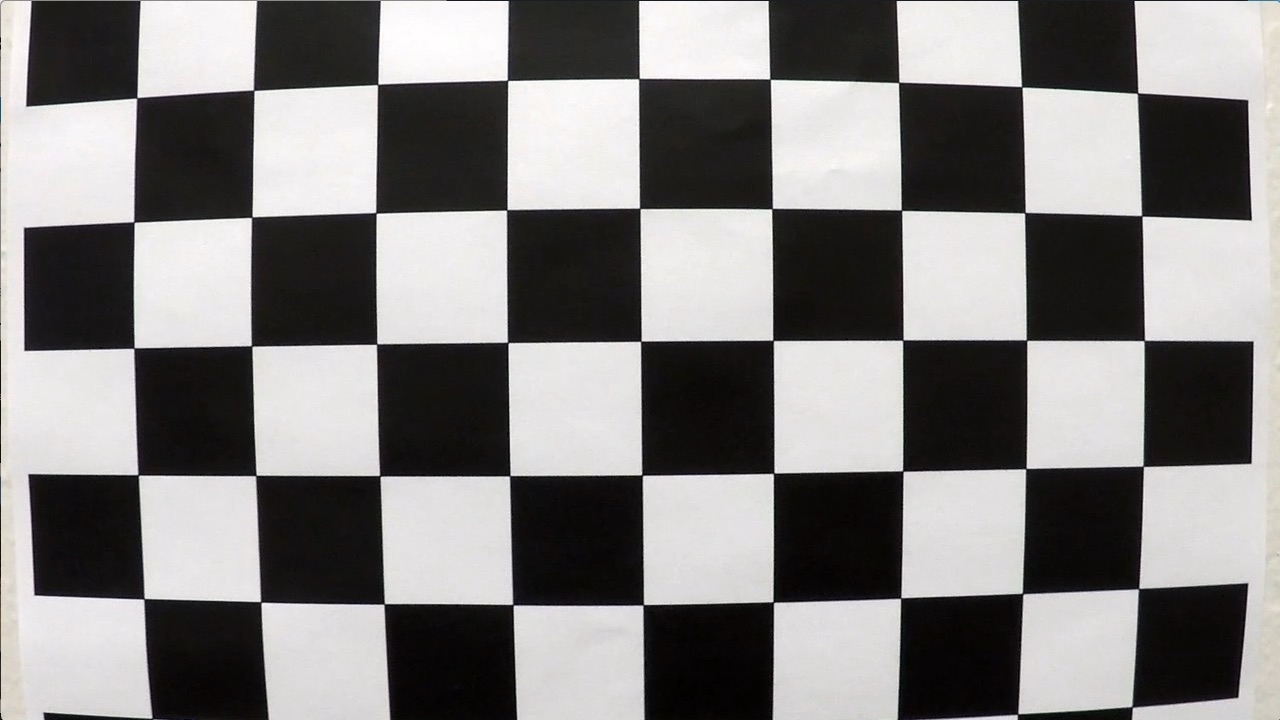
#> input picture camera_cal/calibration1.jpg, 1280 x 720 px
$ python -i threshold.py   (imports and definitions only)   (older library calls are emulated)
#> lines starting #> are read from the running program, lines starting #| are printed output that depends on the picture; after the words box and inside, x2 and y2 are one past the last pixel; in counts of white or black regions, pixels touching at a corner belong together
import numpy as np
import cv2
import matplotlib.pyplot as plt
import matplotlib.image as mpimg
import os

class ThresholdUtil:
    def abs_sobel_thresh(self, img, orient='x', sobel_kernel=3, thresh=(0, 255)):
        gray = cv2.cvtColor(img, cv2.COLOR_RGB2GRAY)
        abs_sobel = None
        if (orient == 'x'):
            abs_sobel = np.absolute(cv2.Sobel(gray, cv2.CV_64F, 1, 0, ksize = sobel_kernel))
        elif (orient == 'y'):
            abs_sobel = np.absolute(cv2.Sobel(gray, cv2.CV_64F, 0, 1, ksize = sobel_kernel))
        scaled_sobel = np.uint8(255*abs_sobel/np.max(abs_sobel))
        sxbinary = np.zeros_like(scaled_sobel)
        sxbinary[(scaled_sobel >= thresh[0]) & (scaled_sobel <= thresh[1])] = 1
        return sxbinary

    # Define a function that applies Sobel x and y,
    # then computes the magnitude of the gradient
    # and applies a threshold
    def mag_thresh(self, img, sobel_kernel=3, mag_thresh=(0, 255)):
        # Apply the following steps to img
        # 1) Convert to grayscale
        # 2) Take the gradient in x and y separately
        # 3) Calculate the magnitude
        # 4) Scale to 8-bit (0 - 255) and convert to type = np.uint8
        # 5) Create a binary mask where mag thresholds are met
        # 6) Return this mask as your binary_output image
        gray = cv2.cvtColor(img, cv2.COLOR_RGB2GRAY)
        abs_sobelx = cv2.Sobel(gray, cv2.CV_64F, 1, 0, ksize = sobel_kernel)
        abs_sobely = cv2.Sobel(gray, cv2.CV_64F, 0, 1, ksize = sobel_kernel)
        abs_sobel = np.absolute(np.sqrt(abs_sobelx ** 2 + abs_sobely ** 2))
        scaled_sobel = np.uint8(255*abs_sobel/np.max(abs_sobel))
        sxbinary = np.zeros_like(scaled_sobel)
        sxbinary[(scaled_sobel >= mag_thresh[0]) & (scaled_sobel <= mag_thresh[1])] = 1
        return sxbinary

    # Define a function that applies Sobel x and y,
    # then computes the direction of the gradient
    # and applies a threshold.
    def dir_threshold(self, img, sobel_kernel=3, thresh=(0, np.pi/2)):

        # Apply the following steps to img
        # 1) Convert to grayscale
        # 2) Take the gradient in x and y separately
        # 3) Take the absolute value of the x and y gradients
        # 4) Use np.arctan2(abs_sobely, abs_sobelx) to calculate the direction of the gradient
        # 5) Create a binary mask where direction thresholds are met
        # 6) Return this mask as your binary_output image
        gray = cv2.cvtColor(img, cv2.COLOR_RGB2GRAY)
        abs_sobelx = np.absolute(cv2.Sobel(gray, cv2.CV_64F, 1, 0, ksize = sobel_kernel))
        abs_sobely = np.absolute(cv2.Sobel(gray, cv2.CV_64F, 0, 1, ksize = sobel_kernel))
        #abs_sobel = np.absolute(np.sqrt(abs_sobelx ** 2 + abs_sobely ** 2))
        sobel_arctan2 = np.arctan2(abs_sobely, abs_sobelx)
        sxbinary = np.zeros_like(sobel_arctan2)
        sxbinary[(sobel_arctan2 >= thresh[0]) & (sobel_arctan2 <= thresh[1])] = 1
        return sxbinary

    def create_combined_thresh(self, image):
        # Choose a Sobel kernel size
        ksize = 15
        # Apply each of the thresholding functions
        gradx = self.abs_sobel_thresh(image, orient='x', sobel_kernel=29, thresh=(20, 255))
        grady = self.abs_sobel_thresh(image, orient='y', sobel_kernel=15, thresh=(30, 255))
        mag_binary = self.mag_thresh(image, sobel_kernel=15, mag_thresh=(30, 250))
        dir_binary = self.dir_threshold(image, sobel_kernel=ksize, thresh=(0.2, 1.5))

        combined = np.zeros_like(dir_binary)
        combined[((gradx ==1) & (grady == 1)) & ((dir_binary == 1) & (mag_binary == 1))] = 1
        ##combined[((gradx ==1))  & ((mag_binary == 1) & (dir_binary == 1))] = 1
        return combined

    def create_combined_color_thresh(self, image):
        # Convert to HLS color space and separate the V channel
        s_thresh=(170, 255)
        hls = cv2.cvtColor(image, cv2.COLOR_RGB2HLS).astype(np.float)
        h_channel = hls[:,:,0]
        l_channel = hls[:,:,1]
        s_channel = hls[:,:,2]

        r_channel = image[:,:,0]
        g_channel = image[:,:,1]
        b_channel = image[:,:,2]

        sobel_combined_binary = self.create_combined_thresh(image)

        # Threshold color channel
        s_binary = np.zeros_like(s_channel)
        s_binary[(s_channel >= s_thresh[0]) & (s_channel <= s_thresh[1])] = 1

        # Stack each channel to view their individual contributions in green and blue respectively
        # This returns a stack of the two binary images, whose components you can see as different colors
        # color_binary = np.dstack((np.zeros_like(sobel_combined_binary), sobel_combined_binary, s_binary))

        # Combine the two binary thresholds
        combined_binary = np.zeros_like(sobel_combined_binary)
        ## Get gray map image containing directional and color thresholds only
        combined_binary[(sobel_combined_binary == 1) | (s_binary == 1)] = 1
        return combined_binary

>>> import cv2
>>> picture = cv2.cvtColor(cv2.imread('../camera_cal/calibration1.jpg'), cv2.COLOR_BGR2RGB)
>>> result = ThresholdUtil().create_combined_color_thresh(picture)
#> in create_combined_thresh, `gradx = self.abs_sobel_thresh(image, orient='x', sobel_kernel=29, thre..`:
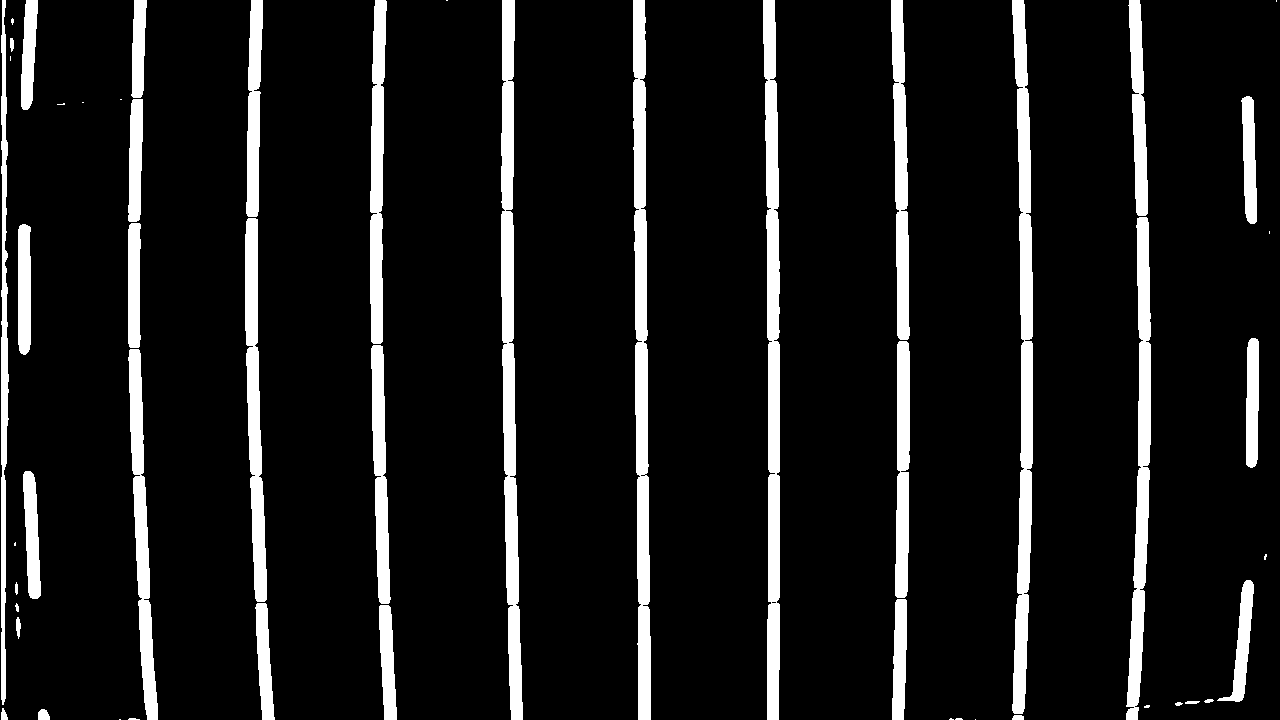
#> gradx: shape (720, 1280); values 0 (black) and 1 (white), 10% white; 52 white regions (16 under 20 px), largest, box (x1, y1, x2, y2) and area: (633, 0, 651, 720) 8803, (501, 0, 523, 720) 8785, (763, 0, 780, 720) 8703
#> in dir_threshold, `sobel_arctan2 = np.arctan2(abs_sobely, abs_sobelx)`:
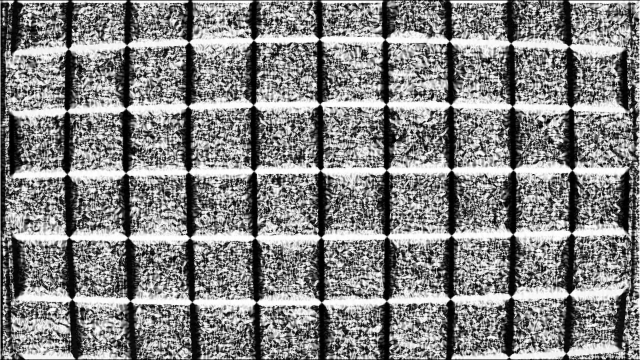
#> sobel_arctan2: shape (720, 1280) float64 (shown at 1/2 size); min 0, max 1.57, mean 0.816; drawn with min black and max white
#> in create_combined_thresh, `dir_binary = self.dir_threshold(image, sobel_kernel=ksize, thresh=(0.2..`:
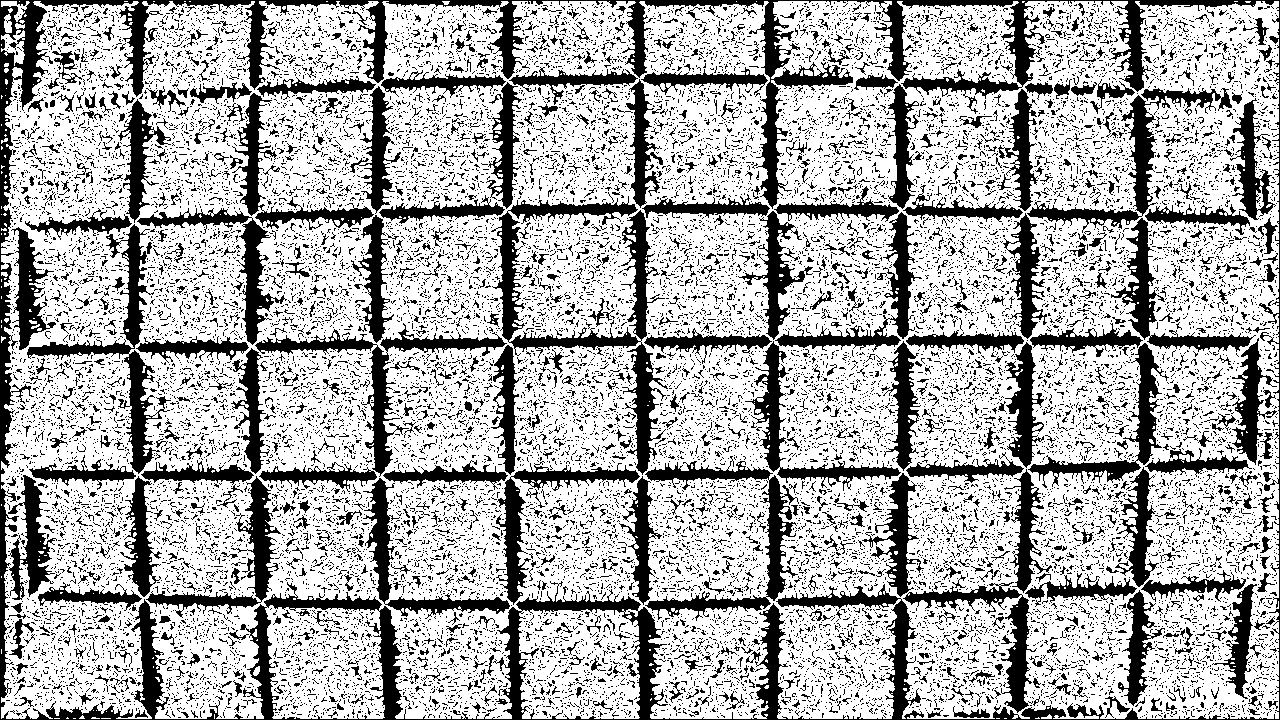
#> dir_binary: shape (720, 1280) float64; values 0 (black) and 1 (white), 68.7% white; 22818 black regions (21810 under 20 px), largest, box (x1, y1, x2, y2) and area: (0, 0, 1280, 720) 47597, (491, 196, 668, 475) 8677, (27, 224, 171, 474) 4961
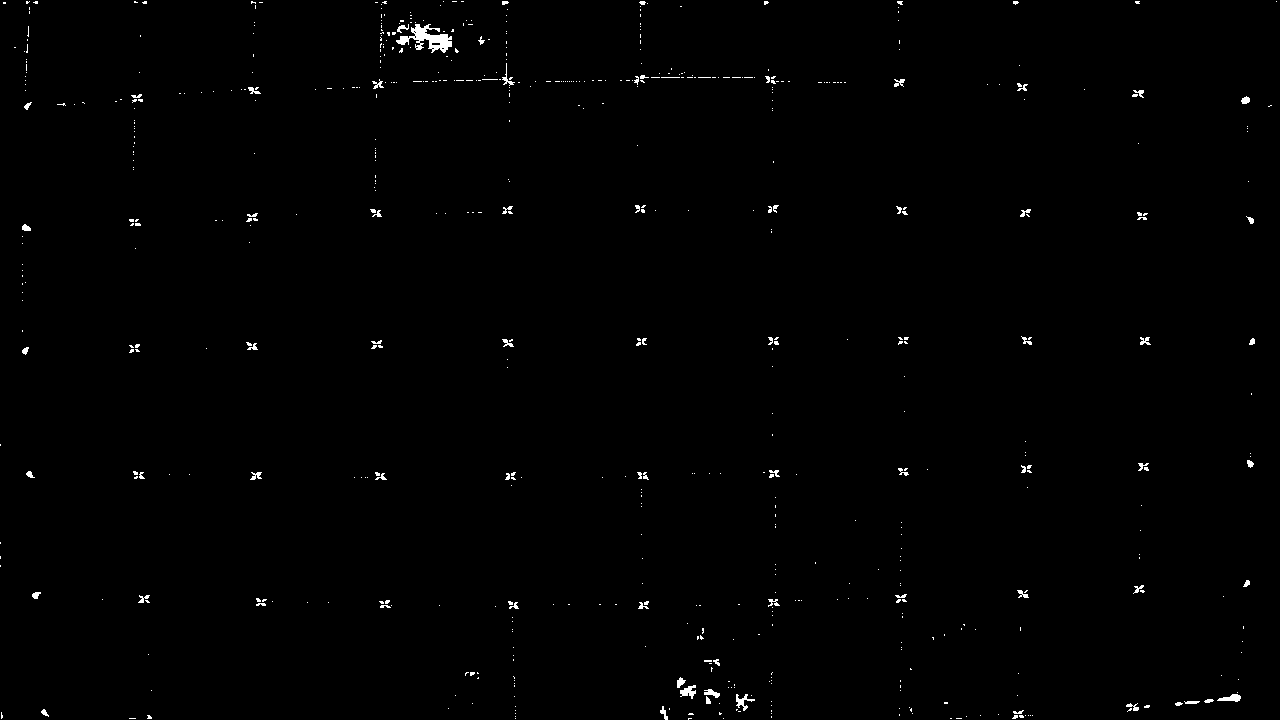
#> result: shape (720, 1280) float64; values 0 (black) and 1 (white), 0.6% white; 624 white regions (550 under 20 px), largest, box (x1, y1, x2, y2) and area: (396, 24, 452, 53) 703, (680, 685, 696, 699) 124, (736, 694, 755, 711) 120

$ run again, on camera_cal/calibration10.jpg
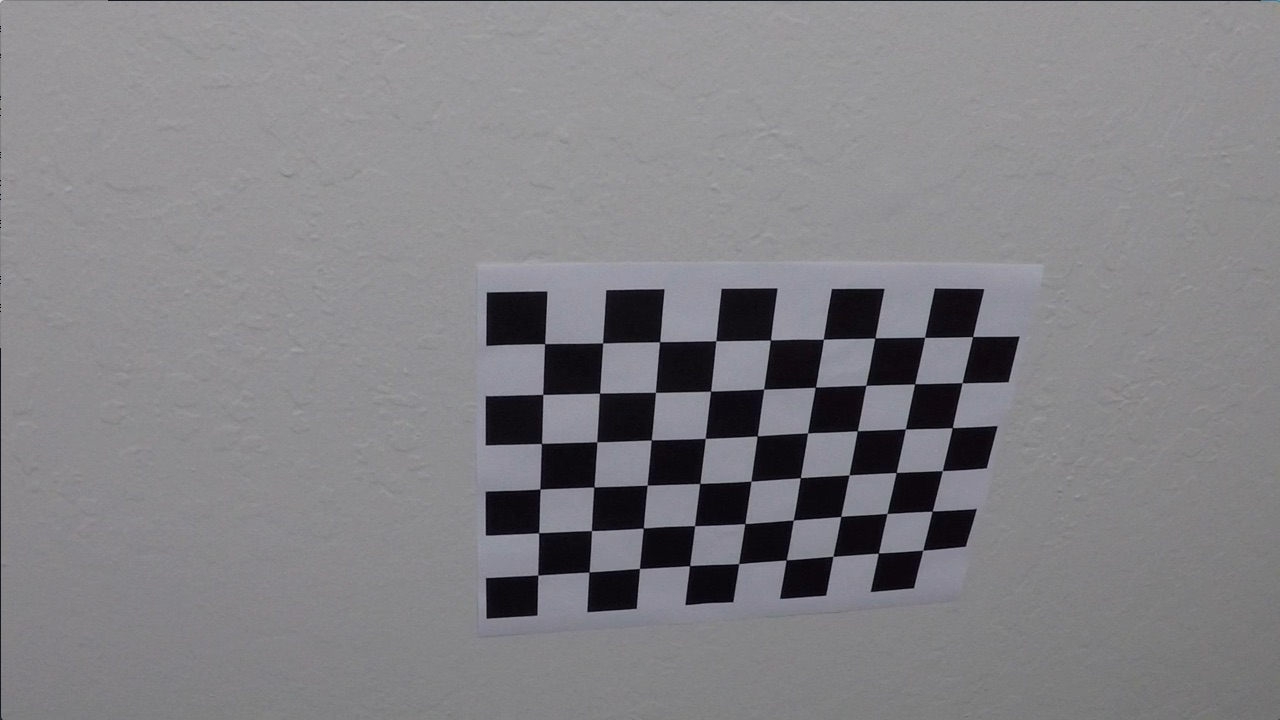
#> input picture camera_cal/calibration10.jpg, 1280 x 720 px
#> in create_combined_thresh, `gradx = self.abs_sobel_thresh(image, orient='x', sobel_kernel=29, thre..`:
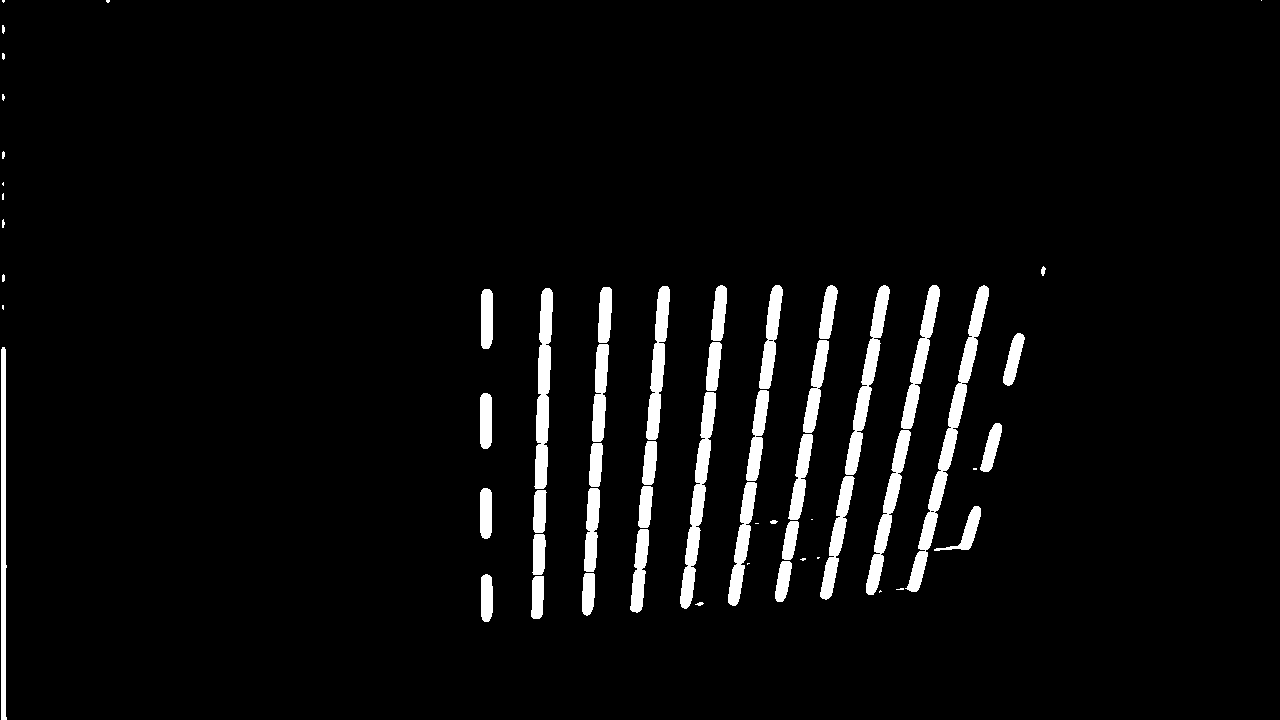
#> gradx: shape (720, 1280); values 0 (black) and 1 (white), 4.3% white; 60 white regions (16 under 20 px), largest, box (x1, y1, x2, y2) and area: (905, 285, 989, 592) 3622, (680, 392, 716, 609) 2505, (534, 288, 553, 489) 2357
#> grady: shape (720, 1280); values 0 (black) and 1 (white), 3.8% white; 57 white regions (27 under 20 px), largest, box (x1, y1, x2, y2) and area: (544, 285, 1021, 602) 17407, (107, 1, 1265, 5) 3764, (484, 520, 745, 539) 1938
#> mag_binary: shape (720, 1280); values 0 (black) and 1 (white), 5.8% white; 24 white regions (18 under 20 px), largest, box (x1, y1, x2, y2) and area: (482, 285, 1023, 622) 48216, (106, 0, 1265, 5) 3765, (0, 346, 5, 720) 1138, (1, 25, 4, 33) 22, (1025, 263, 1041, 265) 22, (0, 52, 4, 59) 20
#> dir_binary: shape (720, 1280) float64; values 0 (black) and 1 (white), 79.3% white; 40104 black regions (39427 under 20 px), largest, box (x1, y1, x2, y2) and area: (0, 0, 1280, 720) 11934, (683, 514, 759, 578) 1525, (839, 423, 912, 502) 1403
#> in create_combined_color_thresh, `sobel_combined_binary = self.create_combined_thresh(image)`:
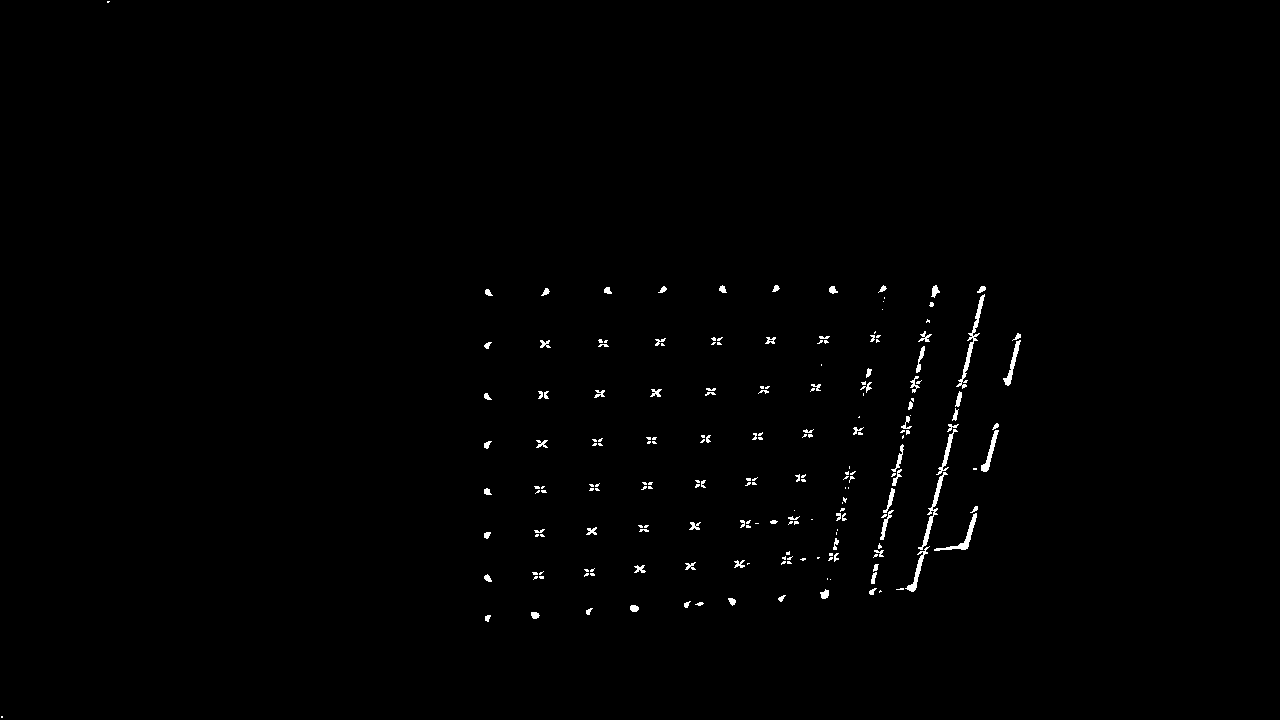
#> sobel_combined_binary: shape (720, 1280) float64; values 0 (black) and 1 (white), 0.68% white; 205 white regions (117 under 20 px), largest, box (x1, y1, x2, y2) and area: (956, 294, 985, 389) 407, (918, 472, 948, 550) 341, (934, 513, 977, 551) 274
#> result: shape (720, 1280) float64; values 0 (black) and 1 (white), 0.71% white; 354 white regions (266 under 20 px), largest, box (x1, y1, x2, y2) and area: (956, 294, 985, 389) 408, (918, 472, 948, 550) 343, (934, 513, 977, 551) 279
